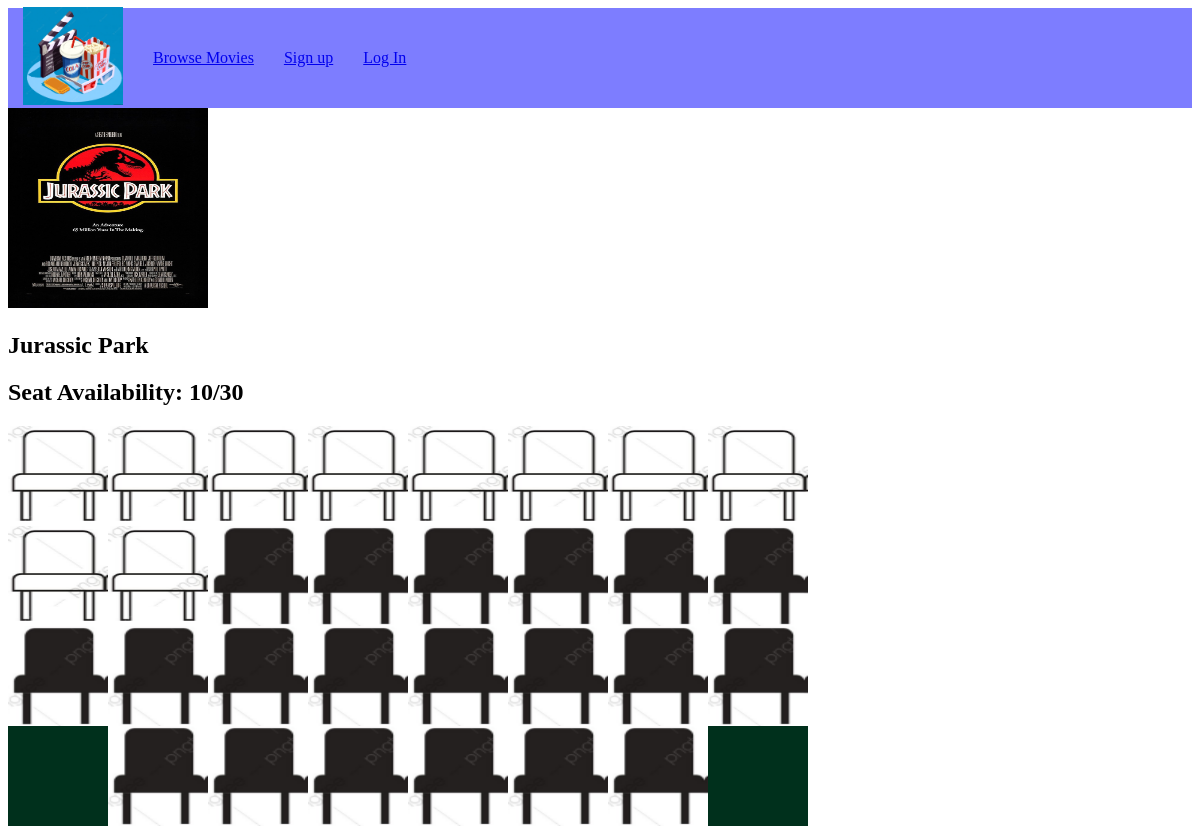
Screenshot of /shows/checkMovie/jurassic-park/ with the database file from the repository.
### shows/models.py (models this page shows, shortened)
class newShow(models.Model):
  class screeningRoomChoices(models.IntegerChoices):
        Room1 = 1
        Room2 = 2
  title = models.CharField(max_length=100,default="untitled")
  slug = models.SlugField(default="")
  date = models.DateField(default= "1900")
  description = models.TextField(default="To Be Filled")
  posterImage = models.ImageField(default='default.png')
  startTime = models.TimeField(default='00:00')
  endTime = models.TimeField(default='00:00')
  screeningRoom = models.IntegerField(choices=screeningRoomChoices.choices, default='0')
  remainingSeats = models.IntegerField(default=0)

### shows/views.py (the view)
# urls.py: path('checkMovie/<slug:slug>/', views.checkMovieDetails, name ="checkMovieDetails"),
def checkMovieDetails(request,slug):
  movie = newShow.objects.get(slug=slug)
  x="a"
  if movie.screeningRoom==1:
    totalSeats = x*20
  else:
    totalSeats = x*30
  return render(request, 'checkMovieDetails.html', {'movie':movie, 'totalSeats':totalSeats})

### shows/templates/checkMovieDetails.html (shortened to what this page needs)
{% extends 'base_layout.html' %} {% block content %} {% load static %}
<div class="movieDetails">
  <div class="movie">
    <img src="{{movie.posterImage.url}}" style="width: 200px;height: 200px"/>
    <h2>{{movie.title}}</h2>
    <h2>Seat Availability: {{movie.remainingSeats}}/30</h2>
    <div id="seatsDiagram">
      {% for i in totalSeats %}
        {% if forloop.counter <= movie.remainingSeats %}
          <img src="{% static 'unreservedSeat.png' %}" class="seatIndicator"></img>
        {% else %}
          <img src="{% static 'reservedSeat.png' %}" class="seatIndicator"></img>
        {% endif %}
      {% endfor %}
    </div>
  </div>
</div>
{%endblock%}

### assets/styles.css (style rules this page uses)
#seatsDiagram { width: 800px; height: 400px; background-color:rgb(0, 48, 28); display: flex; flex-wrap: wrap; align-content: flex-start; justify-content: center; }
.seatIndicator { width: 100px; height: 100px; }

### rows the page displays
newShow: posterImage (picture), title "Jurassic Park", remainingSeats "10"
